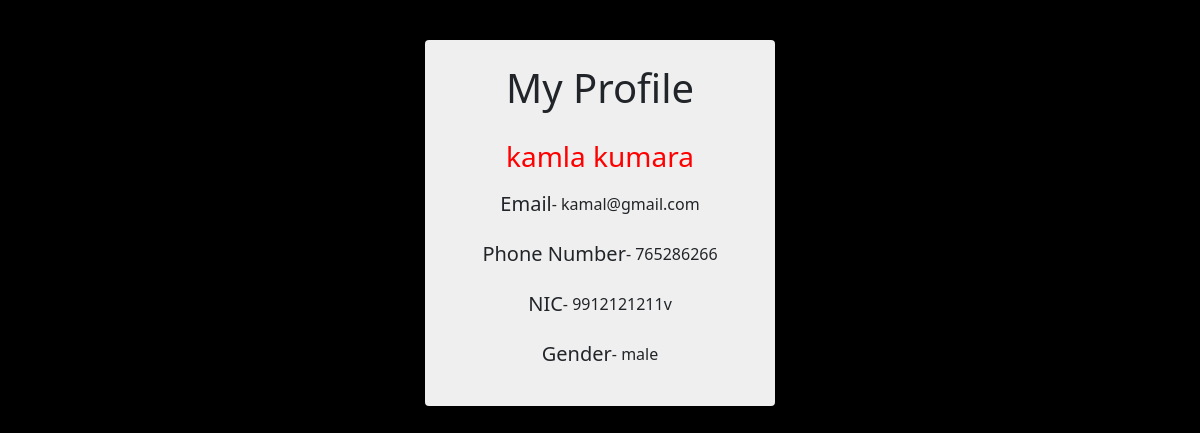
/profile.php (signed in), run on the app's committed database.
### tables this page shows
CREATE TABLE `customer` (
  `id` int(11) NOT NULL,
  `Fname` varchar(20) NOT NULL,
  `Lname` varchar(20) NOT NULL,
  `email` varchar(50) NOT NULL,
  `number` bigint(20) NOT NULL,
  `nic` varchar(20) NOT NULL,
  `password` varchar(20) NOT NULL,
  `gender` enum('male','female','other') NOT NULL
);

### profile.php (the view, shortened to what this page needs)
<?php
    require("./connection/connect.php");
?>
<!DOCTYPE html>
<html lang="en">
<head>
    <link rel="stylesheet" href="https://cdn.jsdelivr.net/npm/bootstrap@5.0.0-beta1/dist/css/bootstrap.min.css">
</head>
<body>
    <section>
        <div class="container mt-4 mb-4 p-3 d-flex justify-content-center">
            <div class="card p-4">
                <h1>My Profile</h1>
            <?php
                    $sql = "SELECT * from customer where email = '".$_SESSION['emailid']."'";
                    $result=mysqli_query($con,$sql);
                    if($result){
                        while($row=mysqli_fetch_assoc($result)){
                            $Fname=$row['Fname'];
                            $Lname=$row['Lname'];
                            $email=$row['email'];
                            $number=$row['number'];
                            $nic=$row['nic'];
                            $gender=$row['gender'];
                             echo '<h3>'.$Fname.' '.$Lname.'</h3>';
                             echo '<div class="line"><h5>Email</h5><p> - '.$email.'</div>';
                             echo '<div class="line"><h5>Phone Number</h5><p> - '.$number.'</div>';
                             echo '<div class="line"><h5>NIC</h5><p> - '.$nic.'</div>';
                             echo '<div class="line"><h5>Gender</h5><p> - '.$gender.'</div>';
                        }
                    }
                ?>
            </div>
        </div>
    </section>
</body>
</html>

### profile.php (style rules this page uses)
* { margin: 0; padding: 0 }
body { background-color: #000 }
.card { width: 350px; background-color: #efefef; border: none; align-items: center; cursor: pointer; transition: all 0.5s; justify-content: center; }
h3 { color: red; margin-top: 20px; }
.line { display: flex; margin-top: 10px; }

### data on the page
customer: Fname "kamla", Lname "kumara", email "kamal@gmail.com", number "765286266", nic "9912121211v", gender "male"
